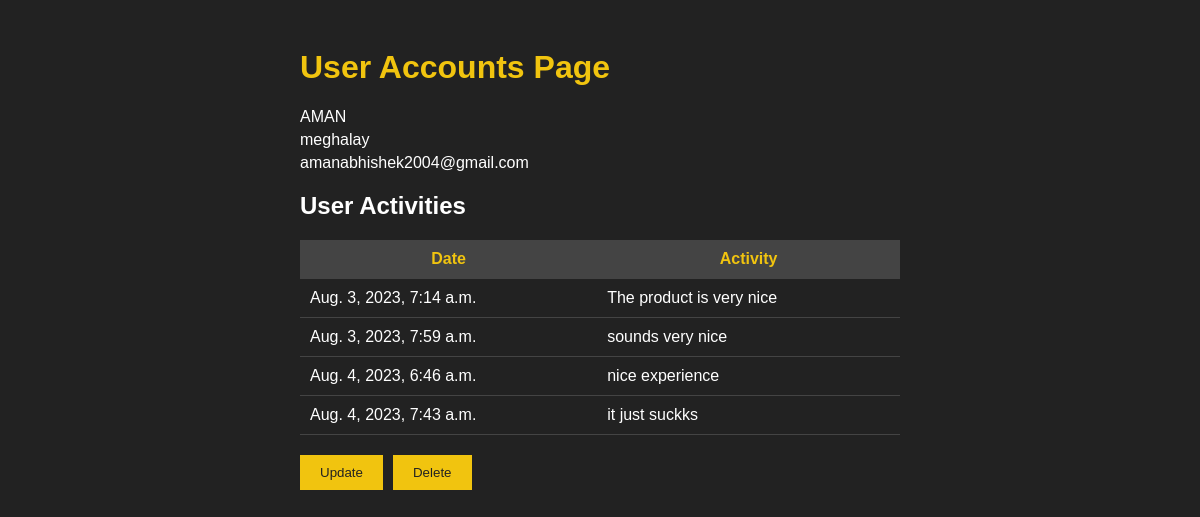
Page /accounts/user-profile/ (signed in) on the committed database.
### user_accounts/models.py (models this page shows, shortened)
class customer (models.Model):
    name = models.ForeignKey(User, on_delete=models.CASCADE,null = True)
    email = models.EmailField(max_length =80, null=True)
    email_is_verified = models.BooleanField(default=False)
    email_token = models.CharField(max_length=10,null=True)
    venue = models.ForeignKey(address,null= True, on_delete=models.CASCADE)
    Orders_till_now = models.ManyToManyField(orders,null=True)
    activities = models.ManyToManyField(review,null=True)

### base/models.py (models this page shows, shortened)
class address(models.Model):
    host = models.ForeignKey(User,on_delete=models.CASCADE,null=True)
    name = models.CharField(null=True, max_length=200)
    def __str__(self):
        for i in range(100):
            if ',' in self.name[:i] :
                break
        return self.name[:i-1]

class review(models.Model):
    user = models.ForeignKey(User,on_delete=models.CASCADE)
    body = models.CharField(max_length=300)
    rating = models.DecimalField(max_digits=2,decimal_places=1)
    Product = models.ForeignKey(product,null=True , on_delete= models.CASCADE)
    created = models.DateTimeField(null=True,auto_now_add = True)

### user_accounts/views.py (the view)
# urls.py: path("user-profile/",views.view , name="user-profile"),
def view(request):
    user = request.user
    print(user)
    address_obj = address.objects.filter(host=user).first()
    orders_obj = orders.objects.filter(ordered_by=user)
    Customer_obj = customer.objects.filter(name = user).first()
    Review = review.objects.filter(user = user)
    if Review :
      reviews = Customer_obj.activities.all()
    else :
        reviews = ""
    context = {
        "user": user,
        "address": address_obj,
        "orders": orders_obj,
        "customer":Customer_obj,
        "reviews" : reviews
    }
    return render(request, "user_profile.html", context)

### Templates/user_profile.html (shortened to what this page needs)
<!DOCTYPE html>
<html>
<head>
</head>
<body>
  <div class="container">
    <h1>User Accounts Page</h1>
    <div class="user-details">
      <label>{{customer.name.username}}</label>
      <label>{{customer.venue}}</label>
      <label>{{customer.name.email}}</label>
    </div>
    <div class="user-activities">
      <h2>User Activities</h2>
      <table>
        <tr>
          <th>Date</th>
          <th>Activity</th>
        </tr>
        {% for r in reviews %}
        <tr>
          <td>{{r.created}}</td>
          <td>{{r.body}}</td>
        </tr>
        {% endfor %}
      </table>
    </div>
    <div class="user-actions">
      <a href ="{% url 'accounts:update-user'  %}"><button id="update-btn">Update</button></a>
      <a href = "{% url 'accounts:delete-user' %}"><button id="delete-btn">Delete</button></a>
    </div>
  </div>
</body>
</html>

### Templates/user_profile.html (style rules this page uses)
body { font-family: Arial, sans-serif; background-color: #222; color: #fff; }
.container { max-width: 600px; margin: 0 auto; padding: 20px; }
h1 { color: #f1c40f; }
.user-details { margin-top: 20px; }
.user-details label { display: block; margin-bottom: 5px; }
.user-activities { margin-top: 20px; }
.user-activities table { width: 100%; border-collapse: collapse; }
.user-activities th, .user-activities td { padding: 10px; border-bottom: 1px solid #444; }
.user-activities th { background-color: #444; color: #f1c40f; }
.user-actions { display: flex; margin-top: 20px; gap: 10px; }
.user-actions button { padding: 10px 20px; background-color: #f1c40f; color: #222; border: none; cursor: pointer; }

### rows in the picture
customer: name.username "AMAN", venue "meghalay", name.email "amanabhishek2004@gmail.com"
review: created "Aug. 3, 2023, 7:14 a.m.", body "The product is very nice"
review: created "Aug. 3, 2023, 7:59 a.m.", body "sounds very nice"
review: created "Aug. 4, 2023, 6:46 a.m.", body "nice experience"
review: created "Aug. 4, 2023, 7:43 a.m.", body "it just suckks"
